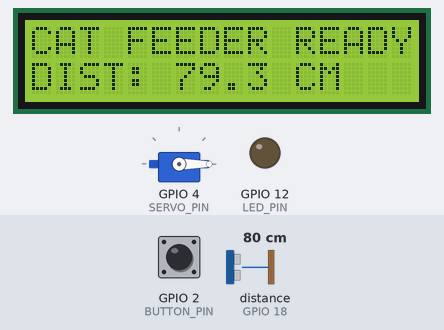
A sketch run on a simulated ESP32. On the bench: 16×2 character LCD, servo, output pins drawn as LEDs (lit = HIGH). Wiring (inferred from the names in the program): ultrasonic range finder: trigger GPIO 5; echo GPIO 18. The test bench sets the inputs (shaded band); at power-on: GPIO 2 (BUTTON_PIN) HIGH, distance to the obstacle (sensor on GPIO 18) 80 cm. The echo pulse lasts 58.3 µs per cm; WiFi joins after 1.5 s; servers stay silent unless stated; uploads are accepted with an empty reply; the local clock reads 2024-03-15 10:24:30 at power-on unless the sketch sets it; pins used as bus, display or sensor lines are not drawn; what the sketch prints to the serial monitor is not drawn.

Above: at 7.3 s.
7.4 s: GPIO 2 (BUTTON_PIN) pulled LOW for 0.15 s
At 8.3 s:
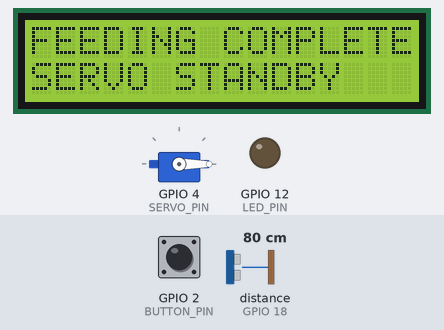
11.3 s: distance to the obstacle (sensor on GPIO 18) set to 4 cm
At 12.9 s:
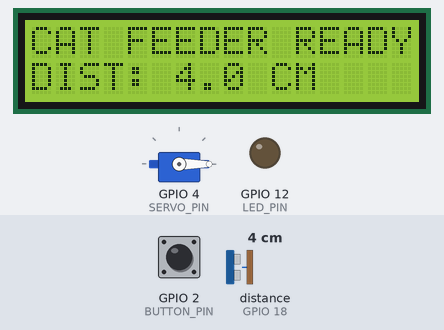
13.3 s: distance to the obstacle (sensor on GPIO 18) set to 9 cm
At 14.5 s:
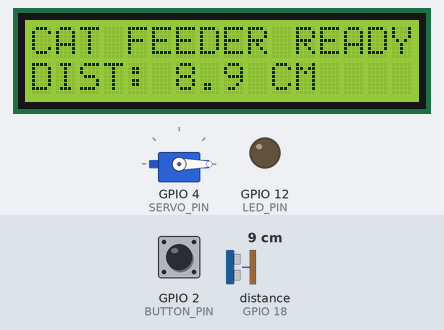
15.3 s: distance to the obstacle (sensor on GPIO 18) set to 18 cm
At 17.1 s:
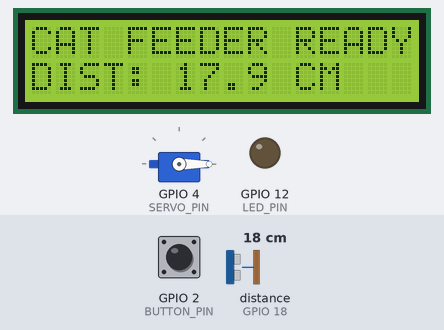
17.4 s: GPIO 2 (BUTTON_PIN) pulled LOW for 1 s
At 18.3 s:
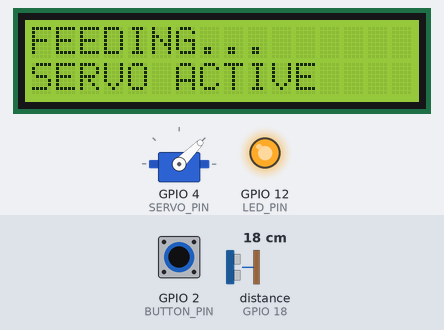
24.1 s: GPIO 2 (BUTTON_PIN) pulled LOW for 3.2 s
At 28.5 s:
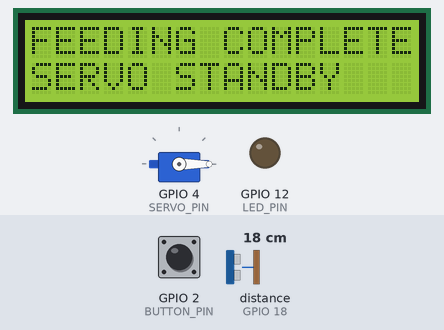
Timing chart, 0 to 30.0 s (numbered marks = the images above; inputs shaded):
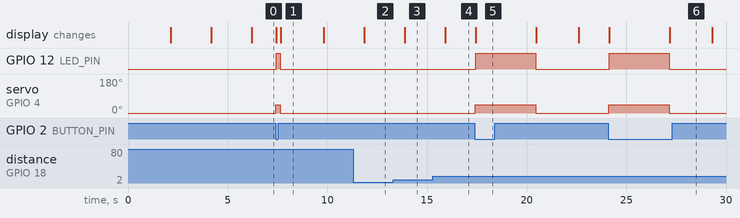

The sketch:

ARDUINOGOD.ino
```cpp
#include <WiFi.h>
#include <HTTPClient.h>
#include <ArduinoJson.h>
#include <LiquidCrystal_I2C.h>
#include <ESP32Servo.h>
#include <time.h>

// WiFi Configuration
const char* ssid = "DIMASARGYA";
const char* password = "12345678";

// Server Configuration
const char* serverURL = "https://kucing-tubes.onrender.com/";

// Hardware Pin Configuration
#define TRIG_PIN 5
#define ECHO_PIN 18
#define SERVO_PIN 4
#define BUTTON_PIN 2
#define LED_PIN 12

// LCD Configuration (I2C)
LiquidCrystal_I2C lcd(0x27, 16, 2);  // Address 0x27, 16x2 LCD

// Servo Configuration
Servo servoMotor;

// Global Variables
float ultrasonicDistance = 0.0;
bool servoActive = false;
bool buttonPressed = false;
bool lastCommandWasFeed = false;

unsigned long lastSensorRead = 0;
unsigned long lastServerUpdate = 0;
unsigned long servoStartTime = 0;
unsigned long lastButtonCheck = 0;
int feedingCount = 0;

// Timing constants
const unsigned long SENSOR_INTERVAL = 2000;    // 2 seconds
const unsigned long SERVER_INTERVAL = 5000;   // 5 seconds
const unsigned long SERVO_DURATION = 3000;     // 3 seconds
const unsigned long BUTTON_DEBOUNCE = 200;     // 200ms

void setup() {
  Serial.begin(115200);

  pinMode(TRIG_PIN, OUTPUT);
  pinMode(ECHO_PIN, INPUT);
  pinMode(BUTTON_PIN, INPUT_PULLUP);
  pinMode(LED_PIN, OUTPUT);

  lcd.init();
  lcd.backlight();
  lcd.setCursor(0, 0);
  lcd.print("CAT FEEDER");
  lcd.setCursor(0, 1);
  lcd.print("STARTING...");

  servoMotor.attach(SERVO_PIN);
  servoMotor.write(0);  // Closed position

  connectToWiFi();
  configTime(7 * 3600, 0, "pool.ntp.org");  // GMT+7

  updateLCDDisplay("CAT FEEDER READY", "WIFI CONNECTED");
  delay(2000);
}

void loop() {
  unsigned long currentTime = millis();

  checkButton();

  if (currentTime - lastSensorRead >= SENSOR_INTERVAL) {
    ultrasonicDistance = readUltrasonicSensor();
    lastSensorRead = currentTime;

    if (!servoActive) {
      String line1 = "CAT FEEDER READY";
      String line2 = "DIST: " + String(ultrasonicDistance, 1) + " CM";
      updateLCDDisplay(line1, line2);
    }
  }

  if (currentTime - lastServerUpdate >= SERVER_INTERVAL) {
    sendSensorDataToServer();
    checkServerCommands();
    lastServerUpdate = currentTime;
  }

  if (servoActive && (currentTime - servoStartTime >= SERVO_DURATION)) {
    stopServo();
  }

  if (WiFi.status() != WL_CONNECTED) {
    Serial.println("WiFi disconnected, reconnecting...");
    delay(5000);  // prevent reconnect spam
    connectToWiFi();
  }

  delay(100);
}

void connectToWiFi() {
  lcd.clear();
  lcd.setCursor(0, 0);
  lcd.print("CONNECTING WIFI");
  lcd.setCursor(0, 1);
  lcd.print("PLEASE WAIT...");

  WiFi.begin(ssid, password);

  int attempts = 0;
  while (WiFi.status() != WL_CONNECTED && attempts < 20) {
    delay(1000);
    Serial.print(".");
    attempts++;
  }

  if (WiFi.status() == WL_CONNECTED) {
    Serial.println("\nWiFi connected successfully!");
    Serial.print("IP address: ");
    Serial.println(WiFi.localIP());

    lcd.clear();
    lcd.setCursor(0, 0);
    lcd.print("WIFI CONNECTED");
    lcd.setCursor(0, 1);
    lcd.print(WiFi.localIP().toString());
    delay(2000);
  } else {
    Serial.println("Failed to connect to WiFi");
    lcd.clear();
    lcd.setCursor(0, 0);
    lcd.print("WIFI ERROR");
    lcd.setCursor(0, 1);
    lcd.print("CHECK SETTINGS");
  }
}

float readUltrasonicSensor() {
  digitalWrite(TRIG_PIN, LOW);
  delayMicroseconds(2);
  digitalWrite(TRIG_PIN, HIGH);
  delayMicroseconds(10);
  digitalWrite(TRIG_PIN, LOW);

  long duration = pulseIn(ECHO_PIN, HIGH, 30000);

  if (duration == 0) {
    Serial.println("Ultrasonic sensor timeout");
    return ultrasonicDistance;
  }

  float distance = (duration * 0.034) / 2;

  if (distance < 2 || distance > 400) {
    return ultrasonicDistance;
  }

  Serial.print("Ultrasonic distance: ");
  Serial.print(distance);
  Serial.println(" cm");

  return distance;
}

void checkButton() {
  unsigned long currentTime = millis();

  if (currentTime - lastButtonCheck >= BUTTON_DEBOUNCE) {
    if (digitalRead(BUTTON_PIN) == LOW && !buttonPressed) {
      buttonPressed = true;
      lastButtonCheck = currentTime;
      Serial.println("Button pressed - Starting feeding");
      startFeeding();
    } else if (digitalRead(BUTTON_PIN) == HIGH && buttonPressed) {
      buttonPressed = false;
      lastButtonCheck = currentTime;
    }
  }
}

void startFeeding() {
  if (servoActive) {
    Serial.println("Servo already active, ignoring feed command");
    return;
  }

  Serial.println("Starting feeding sequence...");

  servoActive = true;
  servoStartTime = millis();
  feedingCount++;

  servoMotor.write(45);
  updateLCDDisplay("FEEDING...", "SERVO ACTIVE");
  digitalWrite(LED_PIN, HIGH);

  sendFeedingToServer();
}

void stopServo() {
  Serial.println("Stopping servo...");

  servoActive = false;
  servoMotor.write(0);
  digitalWrite(LED_PIN, LOW);
  updateLCDDisplay("FEEDING COMPLETE", "SERVO STANDBY");

  delay(2000);
}

void updateLCDDisplay(String line1, String line2) {
  lcd.clear();
  lcd.setCursor(0, 0);
  lcd.print(line1.substring(0, 16));
  lcd.setCursor(0, 1);
  lcd.print(line2.substring(0, 16));
}

void sendSensorDataToServer() {
  if (WiFi.status() != WL_CONNECTED) {
    Serial.println("WiFi not connected, skipping server update");
    return;
  }

  HTTPClient http;
  http.begin(String(serverURL) + "/esp32/sensor");
  http.addHeader("Content-Type", "application/json");

  StaticJsonDocument<200> doc;
  doc["ultrasonic"] = ultrasonicDistance;
  doc["servo_active"] = servoActive;
  doc["feeding_count"] = feedingCount;
  doc["timestamp"] = getTimestamp();

  String jsonString;
  serializeJson(doc, jsonString);

  int httpResponseCode = http.POST(jsonString);

  if (httpResponseCode > 0) {
    String response = http.getString();
    Serial.println("Sensor data sent successfully");
    Serial.println("Response: " + response);
  } else {
    Serial.print("Error sending sensor data: ");
    Serial.println(httpResponseCode);
  }

  http.end();
}

void checkServerCommands() {
  if (WiFi.status() != WL_CONNECTED) return;

  HTTPClient http;
  http.begin(String(serverURL) + "/esp32/servo");

  int httpResponseCode = http.GET();

  if (httpResponseCode > 0) {
    String payload = http.getString();
    StaticJsonDocument<200> doc;
    deserializeJson(doc, payload);

    String command = doc["command"];

    if (command == "feed" && !lastCommandWasFeed) {
      Serial.println("Received feed command from server");
      startFeeding();
      lastCommandWasFeed = true;
    } else if (command != "feed") {
      lastCommandWasFeed = false;
    }
  } else {
    Serial.print("Error checking server commands: ");
    Serial.println(httpResponseCode);
  }

  http.end();
}

void sendFeedingToServer() {
  if (WiFi.status() != WL_CONNECTED) return;

  HTTPClient http;
  http.begin(String(serverURL) + "/control_servo");
  http.addHeader("Content-Type", "application/json");

  StaticJsonDocument<200> doc;
  doc["action"] = "feed";
  doc["source"] = "esp32_button";
  doc["distance_before"] = ultrasonicDistance;
  doc["timestamp"] = getTimestamp();

  String jsonString;
  serializeJson(doc, jsonString);

  int httpResponseCode = http.POST(jsonString);

  if (httpResponseCode > 0) {
    Serial.println("Feeding action sent to server");
  } else {
    Serial.print("Error sending feeding action: ");
    Serial.println(httpResponseCode);
  }

  http.end();
}

String getTimestamp() {
  struct tm timeinfo;
  if (!getLocalTime(&timeinfo)) {
    return "Unknown";
  }

  char timeString[50];
  strftime(timeString, sizeof(timeString), "%d %B %Y, %H:%M:%S", &timeinfo);

  return String(timeString);
}
```

Measured:
- after the input at 7.4 s, GPIO 12 (LED_PIN): LOW → HIGH at once, → LOW 0.20 s later; servo on GPIO 4 (SERVO_PIN): 0° → 45° at once, → 0° 0.22 s later; the display: first changes at once (image 1 shows a later state)
- after the input at 11.3 s, the display: changes after 0.54 s (image 2)
- after the input at 13.3 s, the display: changes after 0.58 s (image 3)
- after the input at 15.3 s, the display: changes after 0.62 s (image 4)
- after the input at 17.4 s, GPIO 12 (LED_PIN): LOW → HIGH at once, → LOW 3.0 s later; servo on GPIO 4 (SERVO_PIN): 0° → 45° at once, → 0° 3.0 s later; the display: changes at once (image 5)
- after the input at 24.1 s, GPIO 12 (LED_PIN): LOW → HIGH after 0.05 s, → LOW 3.0 s later; servo on GPIO 4 (SERVO_PIN): 0° → 45° at once, → 0° 3.0 s later; the display: first changes after 0.05 s (image 6 shows a later state)
- what the display in image 1 shows lasts 2.1 s, from 7.7 s to 9.8 s
